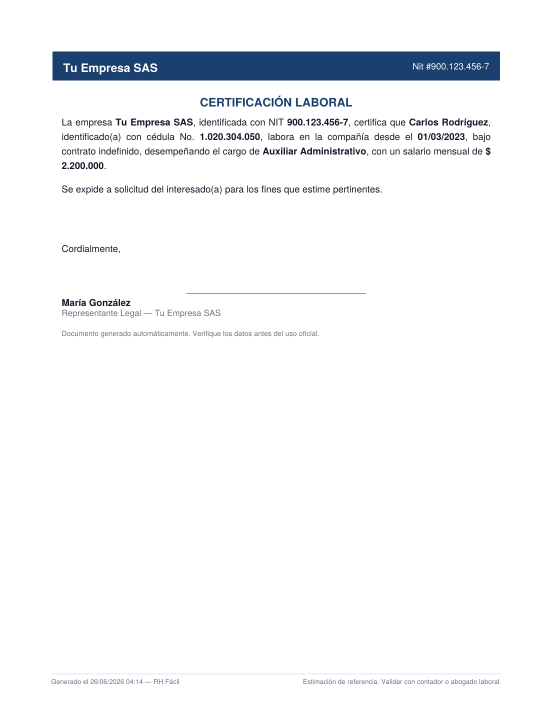
#> input picture assets/previews/cert_d1-1.png, 1105 x 1430 px (shown at 1/2 size)
$ python -i plantillas_disenio.py   (imports and definitions only)
#> lines starting #> are read from the running program, lines starting #| are printed output that depends on the picture
"""
5 diseños profesionales de plantillas PDF para Gestor RH IA.
Encabezado: Nombre empresa (izq) + NIT debajo | Logo (der)
Opciones: logo como marca de agua, membrete personalizado desde Word
Liquidación: firma de representante legal Y empleado
"""

from reportlab.lib.pagesizes import letter
from reportlab.lib.units import cm
from reportlab.lib import colors
from reportlab.lib.styles import getSampleStyleSheet, ParagraphStyle
from reportlab.lib.enums import TA_JUSTIFY, TA_CENTER, TA_LEFT, TA_RIGHT
from reportlab.platypus import (
    SimpleDocTemplate, Paragraph, Spacer, Table, TableStyle,
    Image, HRFlowable, KeepTogether,
)
from reportlab.pdfgen import canvas as pdfcanvas
from pathlib import Path
from datetime import datetime
from utils.numero_letras import numero_a_letras
from utils.calcular_liquidacion import AUXILIO_TRANSPORTE_2026
from utils.fecha_utils import fmt_fecha, fecha_hoy_larga

# ── Paletas ──────────────────────────────────────────────────────────────────
# [22 lines that did not run here, left out]

# ── Márgenes ICONTEC/corporativos ────────────────────────────────────────────
# Norma ICONTEC / APA adaptada para documentos corporativos colombianos:
#   Superior:   3.0cm (4.0cm si hay membrete/logo grande en encabezado)
#   Inferior:   3.0cm
#   Izquierdo:  3.5cm (extra para archivado/carpeteado sin dañar texto)
#   Derecho:    2.5cm
# [1 line that did not run here, left out]
# [1 line that did not run here, left out]
# Nota: antes se usaba 4.0cm cuando había logo, pero como el encabezado
# (con logo incluido) va dentro del flujo de contenido, el margen superior
# debe ser el mismo siempre. El espacio extra lo da el propio bloque del encabezado.
# [1 line that did not run here, left out]
# [1 line that did not run here, left out]
# [1 line that did not run here, left out]
# [1 line that did not run here, left out]

ANCHO_PAGINA = letter[0]
ALTO_PAGINA  = letter[1]


# [43 lines left out: functions _fmt, _causa_retiro, _estilos_para, not called in this run]


# ── Logo con transparencia real via PIL ──────────────────────────────────────
def _logo_con_opacidad(logo_path: str, opacidad: float = 0.45) -> str:
    """
    Genera una copia del logo con opacidad reducida a nivel de píxel (PIL).
    El caché se invalida comparando la fecha de modificación del logo fuente.
    """
#> called with logo_path = '../assets/previews/cert_d1-1.png', opacidad = 0.45
    try:
        from PIL import Image as PILImage
        Path("assets").mkdir(exist_ok=True)
        logo_mtime = int(Path(logo_path).stat().st_mtime)
        cache = str(Path("assets") / f"logo_enc_{int(opacidad*100)}_{logo_mtime}.png")

        if Path(cache).exists():
            return cache

        # Limpiar caches anteriores del mismo tipo para no acumular archivos
        for old in Path("assets").glob(f"logo_enc_{int(opacidad*100)}_*.png"):
            try:
                old.unlink()
            except Exception:
                pass

        img = PILImage.open(logo_path).convert("RGBA")
        r, g, b, a = img.split()
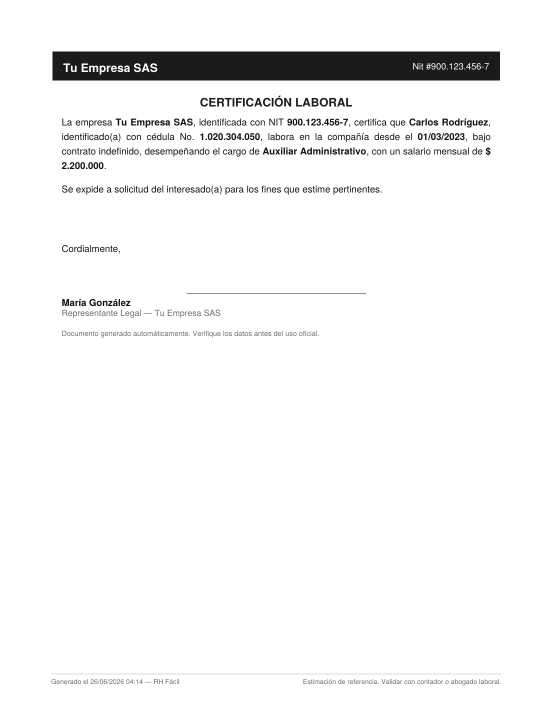
#> r: PIL image 1105x1430 L (shown at 1/2 size); min 17, max 255, mean 244.6
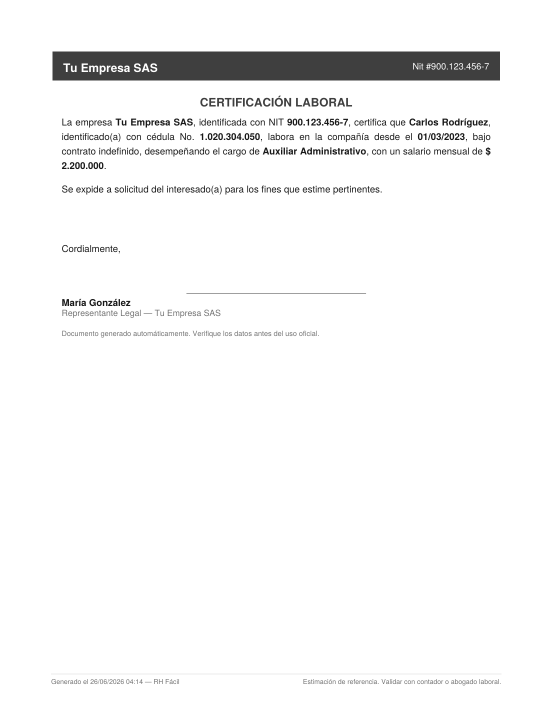
#> g: PIL image 1105x1430 L (shown at 1/2 size); min 24, max 255, mean 245.9
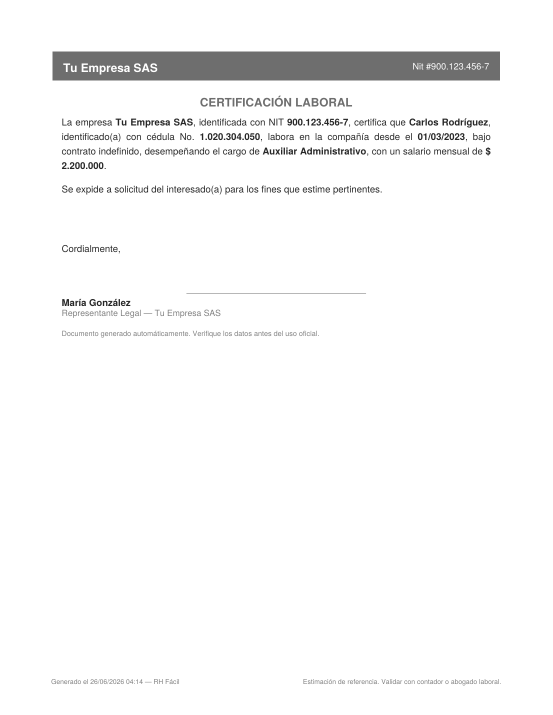
#> b: PIL image 1105x1430 L (shown at 1/2 size); min 39, max 255, mean 247.7
#> a: PIL image 1105x1430 L; every value is 255
        a_nuevo = a.point(lambda px: int(px * opacidad))
#> a_nuevo: PIL image 1105x1430 L; every value is 114
        PILImage.merge("RGBA", (r, g, b, a_nuevo)).save(cache, "PNG")
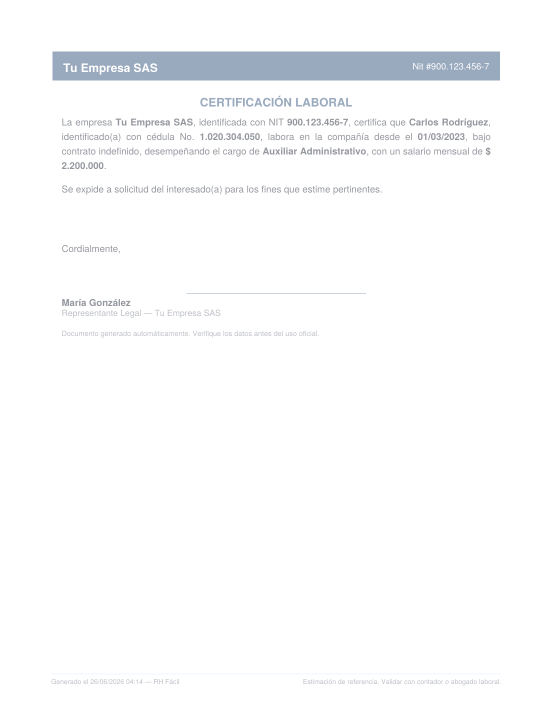
#> saved as logo_enc_45_1795248439.png: PIL image 1105x1430 RGBA (shown at 1/2 size); mean R, G, B, A 244.6, 245.9, 247.7, 114; transparent parts drawn white
        return cache
    except Exception as e:
        print(f"Aviso: no se pudo aplicar transparencia al logo ({e}). Usando original.")
        return logo_path


# [570 lines left out: functions _dibujar_logo_encabezado, _dibujar_marca_agua, _pie, _logo_platypus, _encabezado, _firmas_dobles and 3 more, not called in this run]


def nombre_disenio(d: int) -> str:
    return PALETAS.get(d, PALETAS[1])["nombre"]


# ══════════════════════════════════════════════════════════════════════════════
# CERTIFICADO LABORAL SIN SALARIO
# ══════════════════════════════════════════════════════════════════════════════
# [187 lines left out: functions generar_certificado_sin_salario, generar_paz_salvo, not called in this run]

>>> result = _logo_con_opacidad('../assets/previews/cert_d1-1.png')
